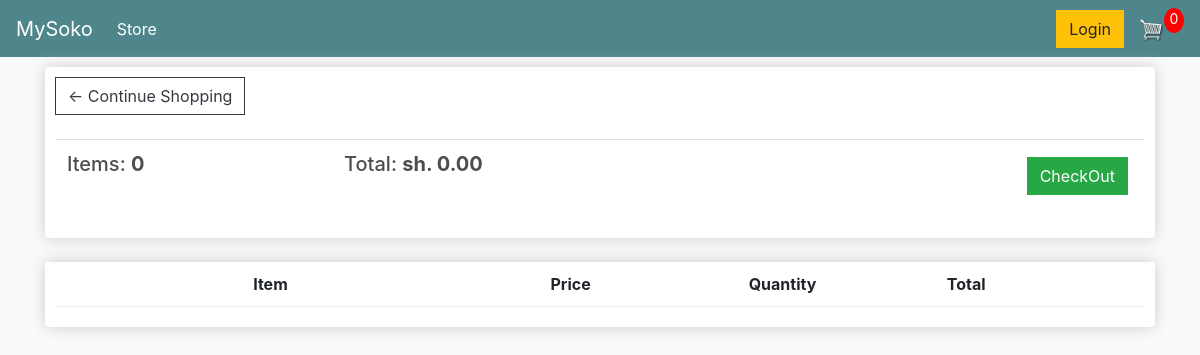
/cart/ (signed in), run on an earlier commit of the app's database.
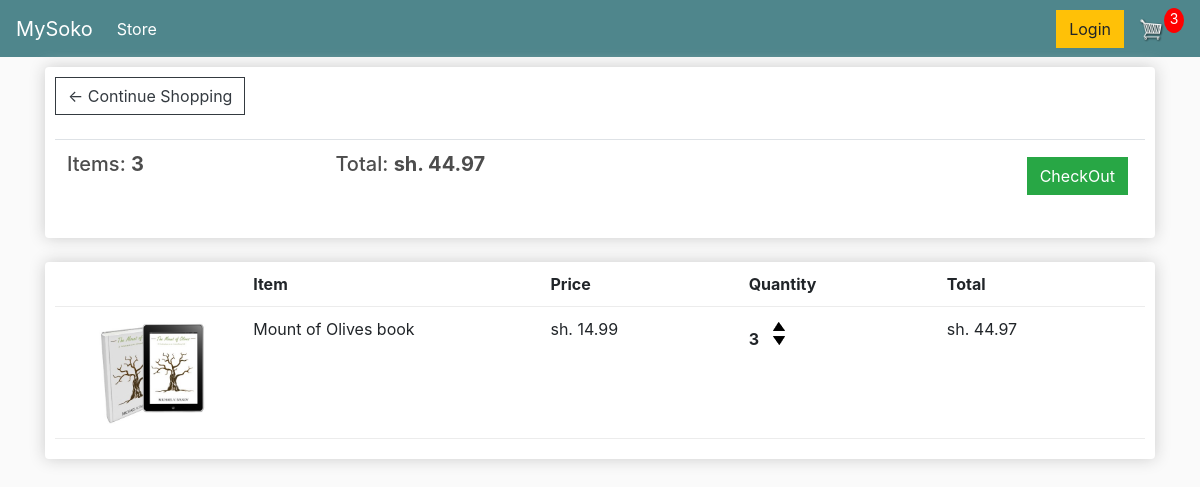
And on a later commit of the database.
### store/models.py (models this page shows, shortened)
class Order(models.Model):
    customer = models.ForeignKey(Customer, on_delete=models.SET_NULL, null=True, blank=True )
    date_ordered = models.DateTimeField(auto_now_add=True)
    complete = models.BooleanField(default=True)
    transaction_id = models.CharField(max_length=100, null=True)
    @property
    def get_cart_total(self):
        orderitems = self.orderitem_set.all()
        total = sum([item.get_total for item in orderitems])
        return total
    @property
    def get_cart_items(self):
        orderitems = self.orderitem_set.all()
        total = sum([item.quantity for item in orderitems])
        return total

class OrderItem(models.Model):
    product = models.ForeignKey(Product, on_delete=models.SET_NULL, null=True)
    order = models.ForeignKey(Order, on_delete=models.SET_NULL, null=True)
    quantity = models.IntegerField(default=0, null=True, blank=True)
    date_added = models.DateTimeField(auto_now_add=True)
    @property
    def get_total(self):
        total = self.product.price * self.quantity
        return total

class Product(models.Model):
    name = models.CharField(max_length=200)
    price = models.DecimalField(max_digits=7, decimal_places=2)
    digital = models.BooleanField(default=False, null=True, blank=True)
    product_image = models.ImageField(default='placeholder.png',null=True, blank=True)

### store/views.py (the view)
# urls.py: path('cart/', views.cart, name='cart'),
def cart(request):
    data = cartData(request)
    cartItems = data['cartItems']
    order = data['order']
    items = data['items']
    context ={ 'items': items, 'order':order, 'cartItems': cartItems}
    return render(request,'store/cart.html',context)

### store/utils.py (called while the page is built)
def cartData(request):
    if request.user.is_authenticated:
        customer = request.user.customer
        order, created = Order.objects.get_or_create(customer=customer, complete=False)
        items = order.orderitem_set.all()
        cartItems = order.get_cart_items
    else:
        cookieData = cookieCart(request)
        cartItems = cookieData['cartItems']
        order = cookieData['order']
        items = cookieData['items']
    return  {'cartItems': cartItems, 'order':order, 'items':items}

### store/templates/store/cart.html
{% extends 'store/main.html' %}
{% load static %}
{% block content %}
    <div class="row">
        <div class="col-lg-12">
            <div class="box-element">
                <a class="btn btn-outline-dark" href="{% url 'store' %}">&#x2190; Continue Shopping</a>
                <br>
                <br>
                <table class="table">
                   <tr>
                       <th><h5>Items: <strong>{{ order.get_cart_items }}</strong></h5></th>
                       <th><h5>Total: <strong>sh. {{ order.get_cart_total | floatformat:2 }}</strong></h5></th>
                       <th>
                           <a style="float: right;margin: 5px;" class="btn btn-success" href="{% url 'check-out' %}">CheckOut</a>
                       </th>
                   </tr>
                </table>
            </div>
            <br>
            <div class="box-element">
                <div class="cart-row">
                    <div style="flex:2"></div>
                    <div style="flex:3"><strong>Item</strong></div>
                    <div style="flex:2"><strong>Price</strong></div>
                    <div style="flex:2"><strong>Quantity</strong></div>
                    <div style="flex:2"><strong>Total</strong></div>
                </div>
                {% for item in items %}
                <div class="cart-row">
                    <div style="flex:2"><img class="row-image" src="{{ item.product.product_image.url }}" alt=""></div>
                    <div style="flex:3">{{ item.product.name }}</div>
                    <div style="flex:2">sh. {{ item.product.price|floatformat:2}}</div>
                    <div style="flex:2">
                        <p class="quantity">{{ item.quantity }}</p>
                        <div class="quantity">
                            <img data-product="{{ item.product.id }}" data-action="add" class="chg-quantity update-cart" src="{% static 'images/arrow-up.png' %}" alt="">
                            <img data-product="{{ item.product.id }}" data-action="remove" class="chg-quantity update-cart" src="{% static 'images/arrow-down.png' %}" alt="">
                        </div>
                    </div>
                    <div style="flex:2">sh. {{ item.get_total| floatformat:2 }}</div>
                </div>
                {% endfor %}
            </div>
        </div>
    </div>
{% endblock content %}

What changed in the data, as far as the page shows it:
changed Order: get_cart_items "0" → "3"; get_cart_total "0.00" → "44.97"
added OrderItem: product.product_image (picture), product.name "Mount of Olives book", product.price "14.99", quantity "3", get_total "44.97"
Also different on the page:
{{ cartItems }}: "0" → "3"
